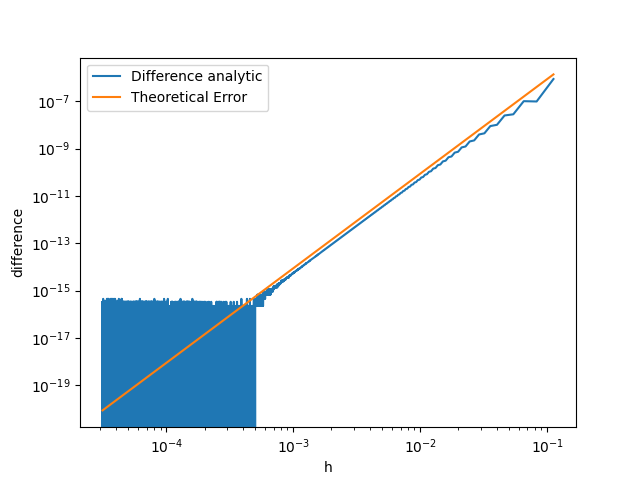

This chart was generated by the following Python code:
# -*- coding: utf-8 -*-

import numpy as np
import matplotlib.pyplot as plt


def simpson(a, b, N, func):
    """
    Simpson integration.
    Arguments:
    a, b: Integration interval
    N: Number of sampled points
    func: function to integrate

    """
    x, h = np.linspace(a, b, N, retstep=True)
    function_values = func(x) # generate an array of function values
    integral = simpson_rule(h, function_values)
    return integral, h


def simpson_rule(h, function_values):
    """Simpson rule for numerical integration.
    Arguments: function_values (numpy array)
    """

    if is_even(function_values):
        # even length
        first_term = (
            h
            * (5 * function_values[-1] + 8 * function_values[-2] - function_values[-3])
            / 12
        )
        rest = simpson_rule(h, function_values[:-1:])  # recursive calculation of the rest of the array
        return first_term + rest
    else:
        # odd length
        result = (
            h
            * (
                function_values[0]
                + function_values[-1]
                + np.sum(4 * function_values[1:-1:2]) # formula from the script with some fancy numpy indexing
                + np.sum(2 * function_values[2:-2:2])
            )
            / 3
        )
        return result


def is_even(array):
    """Check whether a given array is a numpy array and check if the length is even."""
    assert type(array) == np.ndarray, "Not a valid numpy array"
    if array.size % 2 == 0:
        return True
    else:
        return False


def theoretical_error(a, b, h, f): # formula from the script, we assumed zeta to produce the maximal value.
    return (h ** 4) * f * (b - a) / 180


data = []
hs = []
es = []

a = 0
b = np.pi / 2
function = np.sin
analytic = 1

h_range = 10000
for i in range(3, h_range):
    simp_result, h = simpson(a, b, 5 * i, function) # iterate over different slicings
    e = theoretical_error(0, np.pi / 2, h, 1)
    data.append(np.abs(simp_result - analytic))
    hs.append(h)
    es.append(e) # save data to arrays for plotting
    if i % 1000 == 0:
        perc = i / h_range * 100
        print(f"{perc}%")

plt.loglog(hs, data, label="Difference analytic")
plt.loglog(hs, es, label="Theoretical Error")
plt.legend()
plt.xlabel("h")
plt.ylabel("difference")
plt.savefig("simpson_2.png")
